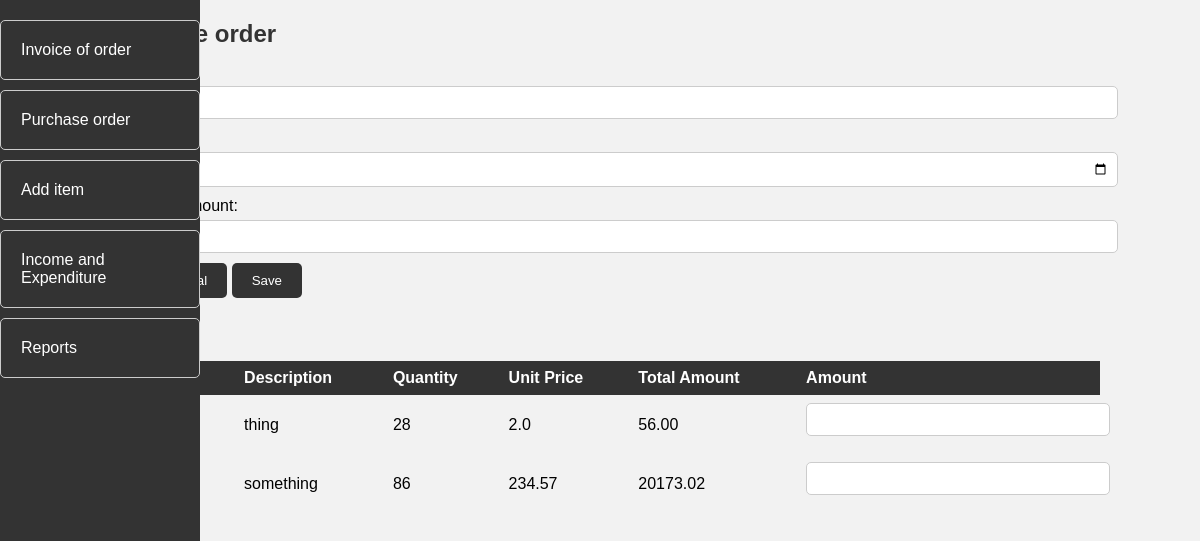
The app's page /purchase-order/ with its own data.
### polls/models.py (models this page shows, shortened)
class Inventory(models.Model):
    item = models.TextField(max_length=40, null=False, blank=False)
    description = models.TextField(max_length=300, null=False, blank=False)
    quantity = models.IntegerField(default=0, null=False, blank=False, validators=[MinValueValidator(0)])
    purchasePrice = models.FloatField(null=False, blank=False, validators=[MinValueValidator(0.01)])
    salePrice = models.FloatField(null=False, blank=False, validators=[MinValueValidator(0.01)])

### polls/views.py (the view)
# urls.py: path("purchase-order/", views.PurchaseOrderView.as_view(), name="purchase_order"),
class PurchaseOrderView(View):
    def get(self, request):
        inventory_data = Inventory.objects.all()
        suppliers = Suppliers.objects.all()
        current_date = datetime.now().strftime("%Y-%m-%d")
        return render(request, 'polls/purchase_order.html', {'inventory_data': inventory_data, 'suppliers': suppliers, 'current_date': current_date})

### polls/templates/polls/purchase_order.html (shortened to what this page needs)
<!DOCTYPE html>
<html lang="en">
<head>
    {% load static %}
    <link rel="stylesheet" href="{% static 'polls/css/style.css' %}">
</head>
<body>
    <div class="sidebar">
        <ul>
            <li class="tab-link active" data-tab="invoice-of-Orders"><a href="{% url 'polls:invoice_of_sales' %}">Invoice of order</a></li>
            <li class="tab-link" data-tab="purchase-order"><a href="#">Purchase order</a></li>
            <li class="tab-link" data-tab="reports"><a href="{% url 'polls:add_item' %}">Add item</a></li>
            <li class="tab-link" data-tab="income-and-expenditure"><a href="{% url 'polls:income_and_expenditure' %}">Income and Expenditure</a></li>
            <li class="tab-link" data-tab="reports"><a href="{% url 'polls:reports' %}">Reports</a></li>
        </ul>
    </div>
    <div class="content">
        <div id="invoice-of-Orders" class="tab-content">
            <h2>Purchase order</h2>
            <form id="invoiceForm">
                <label for="supplierInput">Supplier:</label>
                <input type="text" id="supplierInput" list="supplierList" name="supplier">
                <label for="invoiceDate">Date:</label>
                <input type="date" id="invoiceDate" name="pubDate" value="{{ current_date }}">
                <br>
                <label for="total">Total order amount:</label>
                <input type="text" id="total" name="total" value="0" readonly>
                <button type="button" id="calculateButton">Calculate Total</button>
                <button type="button" id="saveButton">Save</button>
            </form>
            <h2>Items</h2>
            <table class="item" id="itemTable">
                <thead>
                    <tr>
                        <th>Item name</th>
                        <th>Description</th>
                        <th>Quantity</th>
                        <th>Unit Price</th>
                        <th>Total Amount</th>
                        <th>Amount</th>
                    </tr>
                </thead>
                <tbody id="itemTableBody">
                    {% for item in inventory_data %}
                        <tr>
                            <td>{{ item.item }}</td>
                            <td>{{ item.description }}</td>
                            <td>{{ item.quantity }}</td>
                            <td>{{ item.purchasePrice }}</td>
                            <td class="total_amount"></td>
                            <td>
                                <input
                                    type="number"
                                    class="amountInput"
                                    data-item-id="{{ item.id }}"
                                    min="0"
                                    step="1"
                                    name="amount_{{ item.id }}"
                                >
                            </td>
                        </tr>
                    {% endfor %}
                </tbody>
            </table>
        </div>
    </div>
</body>
</html>

### polls/static/polls/css/style.css (style rules this page uses)
body, h1, h2, h3, h4, h5, h6, p, ul, ol, li, form, input, button, table, th, td { margin: 0; padding: 0; border: 0; font-family: Arial, sans-serif; }
body { background-color: #f2f2f2; }
.content { padding: 20px; max-width: 1000px; margin: 0 auto; }
.sidebar { background-color: #333; color: #fff; width: 200px; height: 100vh; position: fixed; top: 0; left: 0; padding-top: 20px; }
.sidebar ul { list-style: none; }
.sidebar li { margin-bottom: 10px; }
.sidebar a { color: #fff; text-decoration: none; display: block; padding: 10px; }
h2 { margin-bottom: 20px; }
form { margin-bottom: 20px; }
label { display: block; margin-bottom: 5px; }
input[type="text"], input[type="date"], input[type="number"] { width: 100%; padding: 8px; margin-bottom: 10px; border: 1px solid #ccc; border-radius: 5px; }
table { width: 100%; border-collapse: collapse; }
th, td { padding: 8px; text-align: left; }
th { background-color: #333; color: #fff; }
tr:nth-child(even) { background-color: #f2f2f2; }
button { padding: 10px 20px; background-color: #333; color: #fff; border: none; border-radius: 5px; cursor: pointer; }
h2, h3 { margin-bottom: 15px; color: #333; }
ul { list-style-type: none; }
ul li { padding: 10px; border: 1px solid #ccc; border-radius: 5px; margin-bottom: 10px; }

### records on screen
Inventory: description "thing", quantity "28", purchasePrice "2.0"
Inventory: description "something", quantity "86", purchasePrice "234.57"
